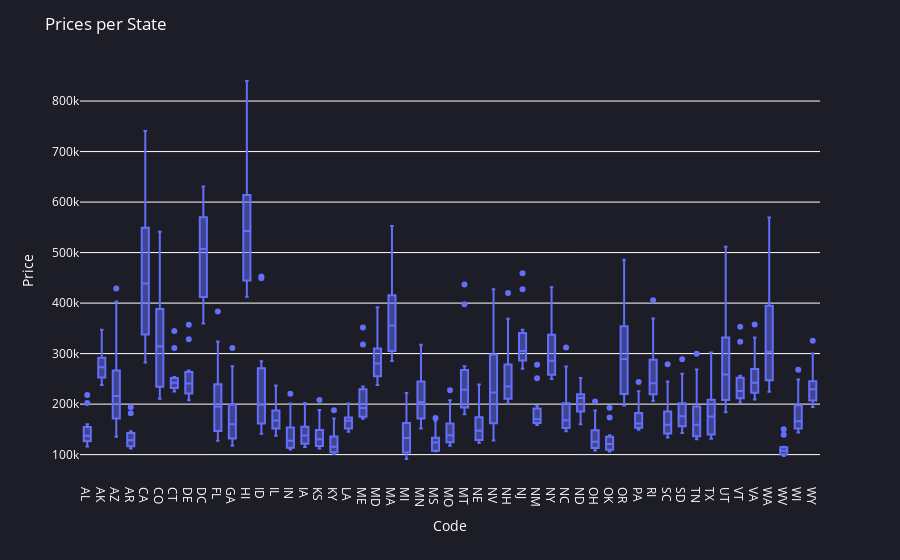

This figure's notebook cell:
### Code cell
fig = px.box(df, x='Code',y='Price')
fig.update_layout(plot_bgcolor='#1c1d26',paper_bgcolor='#1c1d26',font=dict(
        color='#FFFFFF'
    ),title='Prices per State')
fig.show()
fig.write_html('box.html')

### Figure 1 — Plotly figure (JSON) as saved in the notebook; plotly's stock layout.template omitted (floating-point values rounded to 4 significant figures; data arrays with more than 128 entries replaced by an {"elided": "..."} marker saying what was removed)
{"data": [{"alignmentgroup": "True", "hovertemplate": "Code=%{x}<br>Price=%{y}<extra></extra>", "legendgroup": "", "marker": {"color": "#636efa"}, "name": "", "notched": false, "offsetgroup": "", "orientation": "v", "showlegend": false, "type": "box", "x": {"elided": "612 str values"}, "x0": " ", "xaxis": "x", "y": {"elided": "612 float values"}, "y0": " ", "yaxis": "y"}], "layout": {"boxmode": "group", "font": {"color": "#FFFFFF"}, "legend": {"tracegroupgap": 0}, "margin": {"t": 60}, "paper_bgcolor": "#1c1d26", "plot_bgcolor": "#1c1d26", "title": {"text": "Prices per State"}, "xaxis": {"anchor": "y", "domain": [0, 1], "title": {"text": "Code"}}, "yaxis": {"anchor": "x", "domain": [0, 1], "title": {"text": "Price"}}}}
